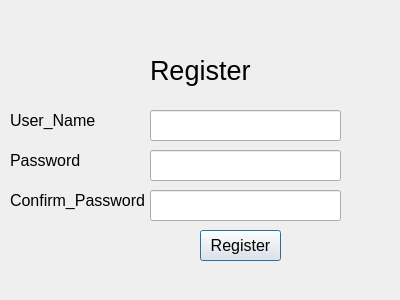
<?xml version="1.0" encoding="UTF-8"?>
<ui version="4.0">
 <class>Register</class>
 <widget class="QDialog" name="Register">
  <property name="geometry">
   <rect>
    <x>0</x>
    <y>0</y>
    <width>400</width>
    <height>300</height>
   </rect>
  </property>
  <property name="windowTitle">
   <string>Dialog</string>
  </property>
  <widget class="QPushButton" name="pushButton">
   <property name="geometry">
    <rect>
     <x>200</x>
     <y>230</y>
     <width>81</width>
     <height>31</height>
    </rect>
   </property>
   <property name="font">
    <font>
     <pointsize>12</pointsize>
    </font>
   </property>
   <property name="text">
    <string>Register</string>
   </property>
  </widget>
  <widget class="QLabel" name="label">
   <property name="geometry">
    <rect>
     <x>150</x>
     <y>50</y>
     <width>191</width>
     <height>41</height>
    </rect>
   </property>
   <property name="font">
    <font>
     <pointsize>20</pointsize>
    </font>
   </property>
   <property name="text">
    <string>Register</string>
   </property>
  </widget>
  <widget class="QLabel" name="label_2">
   <property name="geometry">
    <rect>
     <x>10</x>
     <y>100</y>
     <width>191</width>
     <height>41</height>
    </rect>
   </property>
   <property name="font">
    <font>
     <pointsize>12</pointsize>
    </font>
   </property>
   <property name="text">
    <string>User_Name</string>
   </property>
  </widget>
  <widget class="QLabel" name="label_3">
   <property name="geometry">
    <rect>
     <x>10</x>
     <y>140</y>
     <width>191</width>
     <height>41</height>
    </rect>
   </property>
   <property name="font">
    <font>
     <pointsize>12</pointsize>
    </font>
   </property>
   <property name="text">
    <string>Password</string>
   </property>
  </widget>
  <widget class="QLabel" name="label_4">
   <property name="geometry">
    <rect>
     <x>10</x>
     <y>180</y>
     <width>191</width>
     <height>41</height>
    </rect>
   </property>
   <property name="font">
    <font>
     <pointsize>12</pointsize>
    </font>
   </property>
   <property name="text">
    <string>Confirm_Password</string>
   </property>
  </widget>
  <widget class="QLineEdit" name="username">
   <property name="geometry">
    <rect>
     <x>150</x>
     <y>110</y>
     <width>191</width>
     <height>31</height>
    </rect>
   </property>
  </widget>
  <widget class="QLineEdit" name="pass">
   <property name="geometry">
    <rect>
     <x>150</x>
     <y>150</y>
     <width>191</width>
     <height>31</height>
    </rect>
   </property>
   <property name="text">
    <string/>
   </property>
   <property name="echoMode">
    <enum>QLineEdit::Normal</enum>
   </property>
   <property name="dragEnabled">
    <bool>false</bool>
   </property>
  </widget>
  <widget class="QLineEdit" name="cpass">
   <property name="geometry">
    <rect>
     <x>150</x>
     <y>190</y>
     <width>191</width>
     <height>31</height>
    </rect>
   </property>
   <property name="echoMode">
    <enum>QLineEdit::Normal</enum>
   </property>
  </widget>
  <widget class="QLabel" name="label_5">
   <property name="geometry">
    <rect>
     <x>18</x>
     <y>240</y>
     <width>181</width>
     <height>31</height>
    </rect>
   </property>
   <property name="font">
    <font>
     <pointsize>10</pointsize>
    </font>
   </property>
   <property name="text">
    <string/>
   </property>
  </widget>
 </widget>
 <resources/>
 <connections/>
</ui>
